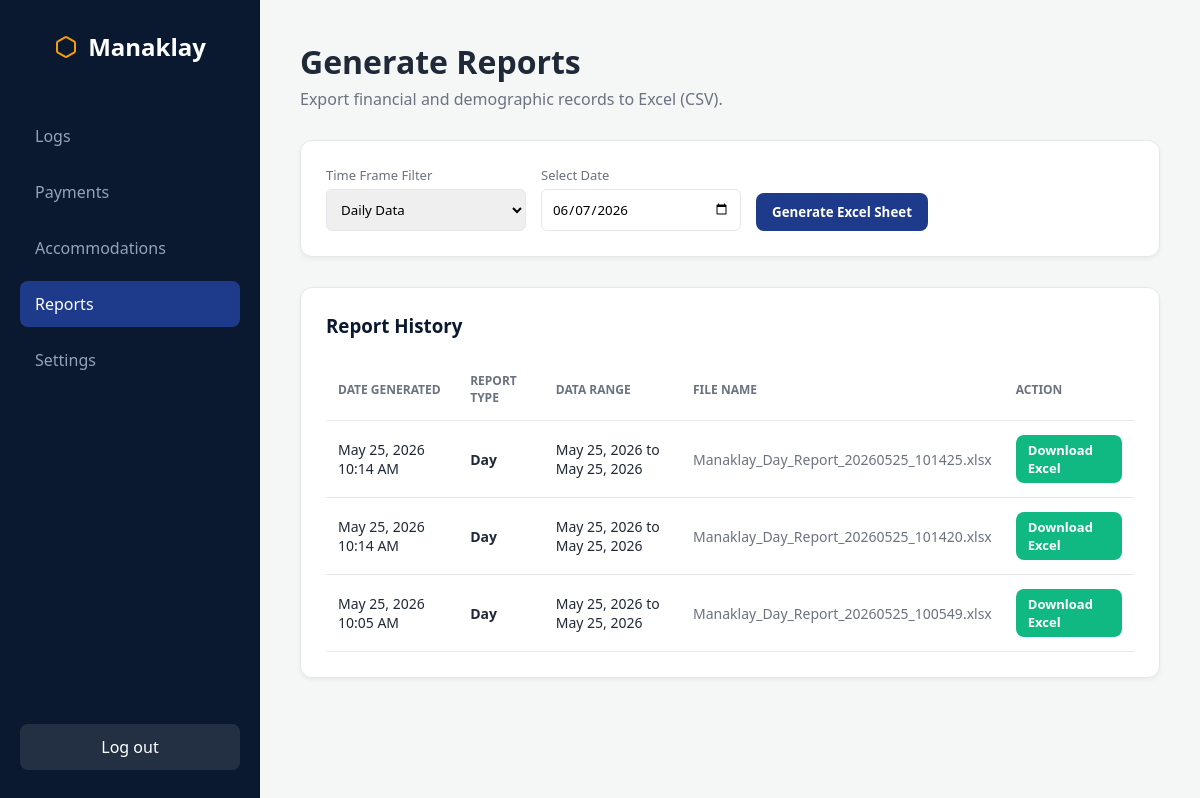
The page /CustomerSystem/reports.php (signed in) on the database as committed earlier.
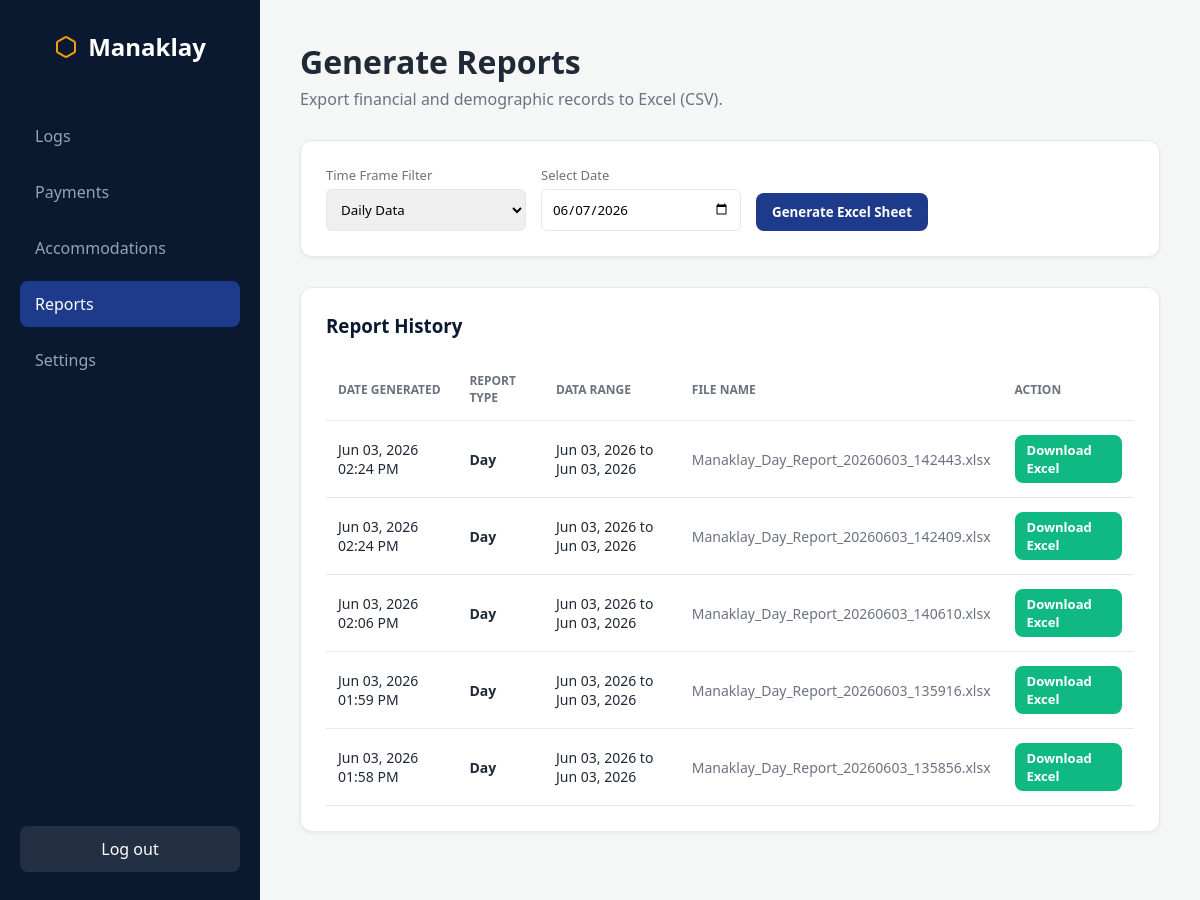
The same page on the database as committed later.
### tables this page shows
CREATE TABLE `report_history` (
  `id` int(11) NOT NULL,
  `filename` varchar(255) NOT NULL,
  `report_type` varchar(50) NOT NULL,
  `start_date` date NOT NULL,
  `end_date` date NOT NULL,
  `generated_at` datetime DEFAULT current_timestamp()
);

### CustomerSystem/reports.php (the view, shortened to what this page needs)
<?php
require 'db.php';
$history_stmt = $pdo->query("SELECT * FROM report_history ORDER BY generated_at DESC");
$reports_history = $history_stmt->fetchAll(PDO::FETCH_ASSOC);
?>
<!DOCTYPE html>
<html lang="en">
<head>
</head>
<body>
    <aside class="sidebar">
        <div class="sidebar-brand">
            <svg width="24" height="24" viewBox="0 0 24 24" fill="none" stroke="var(--accent-orange)" stroke-width="2">
                <path
                    d="M21 16V8a2 2 0 0 0-1-1.73l-7-4a2 2 0 0 0-2 0l-7 4A2 2 0 0 0 3 8v8a2 2 0 0 0 1 1.73l7 4a2 2 0 0 0 2 0l7-4A2 2 0 0 0 21 16z">
                </path>
            </svg>
            Manaklay
        </div>
        <nav>
            <a href="logbook.php">Logs</a>
            <a href="payments.php">Payments</a>
            <a href="accommodations.php">Accommodations</a>
            <a href="reports.php" class="active">Reports</a>
            <a href="settings.php">Settings</a>
        </nav>
        <a href="logout.php" class="logout-link">Log out</a>
    </aside>
    <main class="main-content">
        <div class="page-header">
            <h1>Generate Reports</h1>
            <p style="color: var(--text-muted); margin-top: 5px;">Export financial and demographic records to Excel
                (CSV).</p>
        </div>
        <div class="card-container">
            <form method="POST" action="reports.php" class="form-grid">
                <div class="form-group">
                    <label>Time Frame Filter</label>
                    <select name="report_type" required>
                        <option value="day">Daily Data</option>
                    </select>
                </div>
                <div class="form-group">
                    <label>Select Date</label>
                    <input type="date" name="selected_date" value="<?= date('Y-m-d') ?>" required>
                </div>
                <div class="form-group">
                    <button type="submit" class="btn btn-primary">Generate Excel Sheet</button>
                </div>
            </form>
        </div>
        <div class="card-container">
            <h3 style="margin-bottom: 20px; color: var(--sidebar-bg);">Report History</h3>
            <table>
                <thead>
                    <tr>
                        <th>Date Generated</th>
                        <th>Report Type</th>
                        <th>Data Range</th>
                        <th>File Name</th>
                        <th>Action</th>
                    </tr>
                </thead>
                <tbody>
                    <?php if (count($reports_history) > 0): ?>
                        <?php foreach ($reports_history as $report): ?>
                            <tr>
                                <td><?= date('M d, Y h:i A', strtotime($report['generated_at'])) ?></td>
                                <td><strong style="text-transform: capitalize;"><?= $report['report_type'] ?></strong></td>
                                <td><?= date('M d, Y', strtotime($report['start_date'])) ?> to
                                    <?= date('M d, Y', strtotime($report['end_date'])) ?>
                                </td>
                                <td style="color: var(--text-muted);"><?= $report['filename'] ?></td>
                                <td>
                                    <a href="reports/<?= $report['filename'] ?>" download class="btn btn-success">Download
                                        Excel</a>
                                </td>
                            </tr>
                        <?php endforeach; ?>
                    <?php endif; ?>
                </tbody>
            </table>
        </div>
    </main>
</body>
</html>

Rows that differ between the two databases and show on the page:
added report_history: generated_at "Jun 03, 2026 02:24 PM", report_type "Day", start_date "Jun 03, 2026", end_date "Jun 03, 2026", filename "Manaklay_Day_Report_20260603_142443.xlsx"
added report_history: generated_at "Jun 03, 2026 02:24 PM", report_type "Day", start_date "Jun 03, 2026", end_date "Jun 03, 2026", filename "Manaklay_Day_Report_20260603_142409.xlsx"
changed report_history: generated_at "May 25, 2026 10:14 AM" → "Jun 03, 2026 02:06 PM"; start_date "May 25, 2026" → "Jun 03, 2026"; end_date "May 25, 2026" → "Jun 03, 2026"; filename "Manaklay_Day_Report_20260525_101425.xlsx" → "Manaklay_Day_Report_20260603_140610.xlsx"
changed report_history: generated_at "May 25, 2026 10:14 AM" → "Jun 03, 2026 01:59 PM"; start_date "May 25, 2026" → "Jun 03, 2026"; end_date "May 25, 2026" → "Jun 03, 2026"; filename "Manaklay_Day_Report_20260525_101420.xlsx" → "Manaklay_Day_Report_20260603_135916.xlsx"
changed report_history: generated_at "May 25, 2026 10:05 AM" → "Jun 03, 2026 01:58 PM"; start_date "May 25, 2026" → "Jun 03, 2026"; end_date "May 25, 2026" → "Jun 03, 2026"; filename "Manaklay_Day_Report_20260525_100549.xlsx" → "Manaklay_Day_Report_20260603_135856.xlsx"
